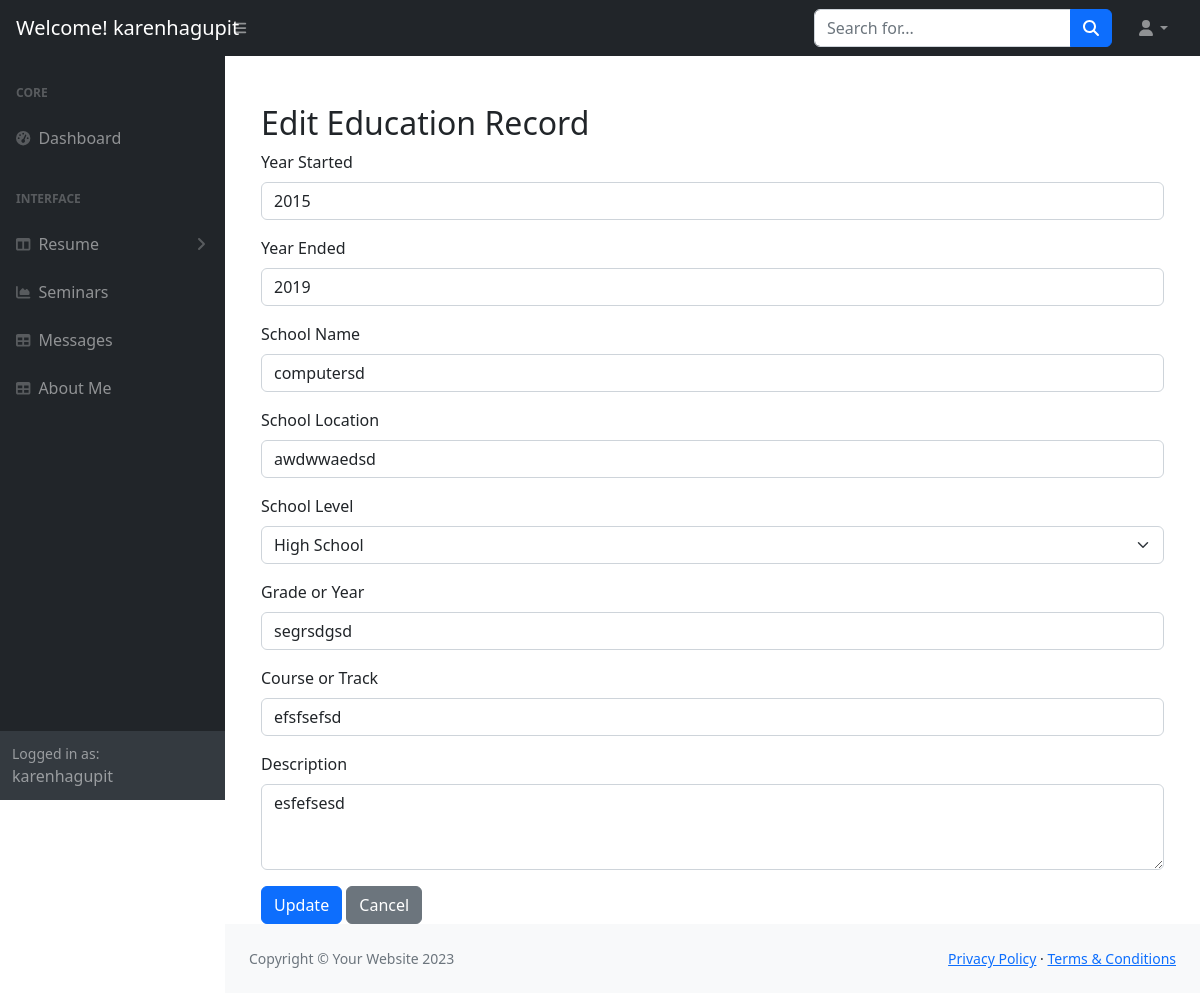
/dashboard/dashboard/edit_education.php?id=1 (signed in), run on the app's committed database.
### tables this page shows
CREATE TABLE `education` (
  `id` int(11) NOT NULL,
  `year_started` int(11) NOT NULL,
  `year_ended` int(11) DEFAULT NULL,
  `school_name` varchar(255) NOT NULL,
  `school_location` varchar(255) NOT NULL,
  `school_level` enum('Elementary','High School','Senior High School','College') NOT NULL,
  `grade_or_year` varchar(50) DEFAULT NULL,
  `course_or_track` varchar(255) DEFAULT NULL,
  `description` text DEFAULT NULL
);

### dashboard/dashboard/edit_education.php (the view, shortened to what this page needs)
<?php
$servername = "localhost";
$username = "root";
$password = "";
$dbname = "karensporfolio";
$conn = new mysqli($servername, $username, $password, $dbname);
if ($_SERVER["REQUEST_METHOD"] == "GET" && isset($_GET['id'])) {
    $id = $_GET['id'];
    $sql = "SELECT * FROM education WHERE id = ?";
    $stmt = $conn->prepare($sql);
    $stmt->bind_param("i", $id);
    $stmt->execute();
    $result = $stmt->get_result();
    $education = $result->fetch_assoc();
}
$username = $_SESSION['user'];
?>
<!DOCTYPE html>
<html lang="en">
    <head>
        <link href="https://cdn.jsdelivr.net/npm/simple-datatables@7.1.2/dist/style.min.css" rel="stylesheet" />
        <link rel="stylesheet" href="https://maxcdn.bootstrapcdn.com/bootstrap/4.5.2/css/bootstrap.min.css">
        <link href="css/styles.css" rel="stylesheet" />
    </head>
    <body class="sb-nav-fixed">
        <nav class="sb-topnav navbar navbar-expand navbar-dark bg-dark">
            <a class="navbar-brand ps-3" href="index.html">Welcome! <?php echo htmlspecialchars($username); ?></h1></a>
            <button class="btn btn-link btn-sm order-1 order-lg-0 me-4 me-lg-0" id="sidebarToggle" href="#!"><i class="fas fa-bars"></i></button>
            <form class="d-none d-md-inline-block form-inline ms-auto me-0 me-md-3 my-2 my-md-0">
                <div class="input-group">
                    <input class="form-control" type="text" placeholder="Search for..." aria-label="Search for..." aria-describedby="btnNavbarSearch" />
                    <button class="btn btn-primary" id="btnNavbarSearch" type="button"><i class="fas fa-search"></i></button>
                </div>
            </form>
            <ul class="navbar-nav ms-auto ms-md-0 me-3 me-lg-4">
                <li class="nav-item dropdown">
                    <a class="nav-link dropdown-toggle" id="navbarDropdown" href="#" role="button" data-bs-toggle="dropdown" aria-expanded="false"><i class="fas fa-user fa-fw"></i></a>
                </li>
            </ul>
        </nav>
        <div id="layoutSidenav">
            <div id="layoutSidenav_nav">
                <nav class="sb-sidenav accordion sb-sidenav-dark" id="sidenavAccordion">
                    <div class="sb-sidenav-menu">
                        <div class="nav">
                            <div class="sb-sidenav-menu-heading">Core</div>
                            <a class="nav-link" href="dashboard.php">
                                <div class="sb-nav-link-icon"><i class="fas fa-tachometer-alt"></i></div>
                                Dashboard
                            </a>
                            <div class="sb-sidenav-menu-heading">Interface</div>
                            <a class="nav-link collapsed" href="#" data-bs-toggle="collapse" data-bs-target="#collapseLayouts" aria-expanded="false" aria-controls="collapseLayouts">
                                <div class="sb-nav-link-icon"><i class="fas fa-columns"></i></div>
                                Resume
                                <div class="sb-sidenav-collapse-arrow"><i class="fas fa-angle-down"></i></div>
                            </a>
                            <a class="nav-link" href="dash_seminar.php">
                                <div class="sb-nav-link-icon"><i class="fas fa-chart-area"></i></div>
                                Seminars
                            </a>
                            <a class="nav-link" href="message.php">
                                <div class="sb-nav-link-icon"><i class="fas fa-table"></i></div>
                                Messages
                            </a>
                            <a class="nav-link" href="dash_about.php">
                                <div class="sb-nav-link-icon"><i class="fas fa-table"></i></div>
                                About Me
                            </a>
                        </div>
                    </div>
                    <div class="sb-sidenav-footer">
                        <div class="small">Logged in as:</div>
                        <?php echo htmlspecialchars($username); ?>
                    </div>
                </nav>
            </div>
            <div id="layoutSidenav_content">
                <main>
                    <div class="container-fluid px-4">
                        <div class="container mt-5">
        <h2>Edit Education Record</h2>
        <form action="" method="post">
            <div class="mb-3">
                <label for="year_started" class="form-label">Year Started</label>
                <input type="number" class="form-control" id="year_started" name="year_started" value="<?php echo $education['year_started']; ?>" required>
            </div>
            <div class="mb-3">
                <label for="year_ended" class="form-label">Year Ended</label>
                <input type="number" class="form-control" id="year_ended" name="year_ended" value="<?php echo $education['year_ended']; ?>">
            </div>
            <div class="mb-3">
                <label for="school_name" class="form-label">School Name</label>
                <input type="text" class="form-control" id="school_name" name="school_name" value="<?php echo $education['school_name']; ?>" required>
            </div>
            <div class="mb-3">
                <label for="school_location" class="form-label">School Location</label>
                <input type="text" class="form-control" id="school_location" name="school_location" value="<?php echo $education['school_location']; ?>" required>
            </div>
            <div class="mb-3">
                <label for="school_level" class="form-label">School Level</label>
                <select class="form-select" id="school_level" name="school_level" required>
                    <option value="High School" <?php echo ($education['school_level'] == 'High School') ? 'selected' : ''; ?>>High School</option>
                </select>
            </div>
            <div class="mb-3">
                <label for="grade_or_year" class="form-label">Grade or Year</label>
                <input type="text" class="form-control" id="grade_or_year" name="grade_or_year" value="<?php echo $education['grade_or_year']; ?>">
            </div>
            <div class="mb-3">
                <label for="course_or_track" class="form-label">Course or Track</label>
                <input type="text" class="form-control" id="course_or_track" name="course_or_track" value="<?php echo $education['course_or_track']; ?>">
            </div>
            <div class="mb-3">
                <label for="description" class="form-label">Description</label>
                <textarea class="form-control" id="description" name="description" rows="3"><?php echo $education['description']; ?></textarea>
            </div>
            <button type="submit" class="btn btn-primary">Update</button>
            <a href="dash_education.php" class="btn btn-secondary">Cancel</a>
        </form>
    </div>
                </main>
                <footer class="py-4 bg-light mt-auto">
                    <div class="container-fluid px-4">
                        <div class="d-flex align-items-center justify-content-between small">
                            <div class="text-muted">Copyright &copy; Your Website 2023</div>
                            <div>
                                <a href="#">Privacy Policy</a>
                                &middot;
                                <a href="#">Terms &amp; Conditions</a>
                            </div>
                        </div>
                    </div>
                </footer>
            </div>
        </div>
    </body>
</html>

### data on the page
education: year_started "2015", year_ended "2019", school_name "computersd", school_location "awdwwaedsd", school_level "High School", grade_or_year "segrsdgsd", course_or_track "efsfsefsd", description "esfefsesd"

### other printed values
$username "karenhagupit"
